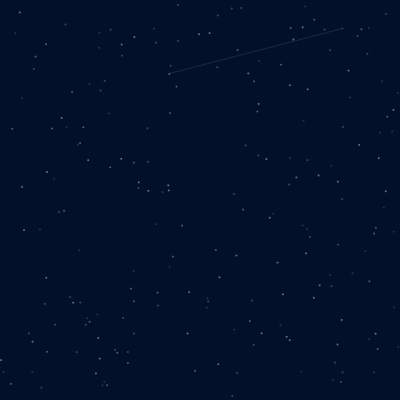
Frame 1 (no input)
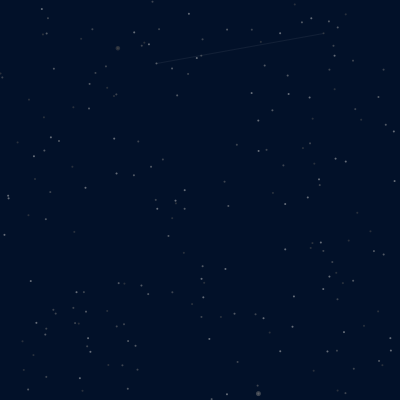
Frame 60 (the mouse pressed at the canvas centre just before this capture)
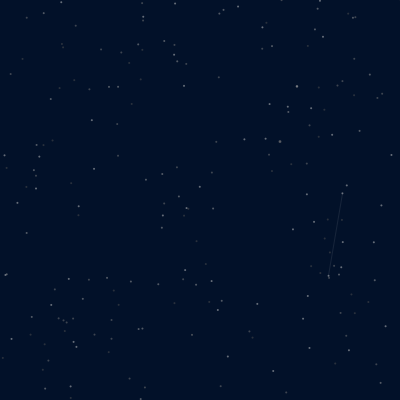
Frame 120 (the mouse held since frame 60 and released just before this capture)

The Processing sketch that drew these frames (run headless with seeded random() and noise(); from frame 60 on, the mouse is pressed at the canvas centre):

// Processing sketch: constellations
// ── constellations.pde
int N = 200;
float[] x = new float[N];
float[] y = new float[N];
float[] a = new float[N];
float[] c = new float[N];
float[] flashing = new float[N];

int from;
int to;

float[] colors = { 
  200, 160, 120, 80
};

void setup() {
  size(400, 400);
  noStroke();
  smooth();

  for (int i = 0; i<N; i++) {
    x[i] = random (0, width);
    y[i] = random (height);
    a[i] = random (TWO_PI);
    flashing[i] = 0;
    c[i] = choose1float(colors);
  }
  from = int(random(x.length));
  to = int(random(x.length));
}

void draw() {
  background(#021129);
  for (int i = 0; i<N; i++) {
    if (flashing[i] > 0) {
      fill(c[i], 128);
      float r = 5*sin(flashing[i]);
      ellipse(x[i], y[i], r, r);
      flashing[i] -= 0.1;
    } 
    else {
      if (random(10000) > 9993) {
        flashing[i] = PI;
      }
    }

    fill(c[i], 128);
    ellipse(x[i], y[i], 2, 2);

    a[i] = a[i] + random(-0.1, 0.1);

    float distance = noise(x[i]/100.0, y[i]/100.0, frameCount/100.0) - 0.1;
    x[i] = x[i] + sin(a[i]) * distance ;
    y[i] = y[i] + cos(a[i]) * distance ;

    if (x[i] > width) {
      x[i] = 0;
    }
    if (x[i] < 0) {
      x[i] = width;
    }

    if (y[i] > height) {
      y[i] = 0;
    }
    if (y[i] < 0) {
      x[i] = height;
    }
  }
  if(random(1000)> 990) {
    from = int(random(x.length));
  }
  if(random(1000)> 990) {
    to = int(random(x.length));
  }
  stroke(255, random(15,30));
  line(x[from], y[from], x[to], y[to]);
  noStroke();
}

float choose1float(float[] arr) {
  return arr[int(random(arr.length))];
}
